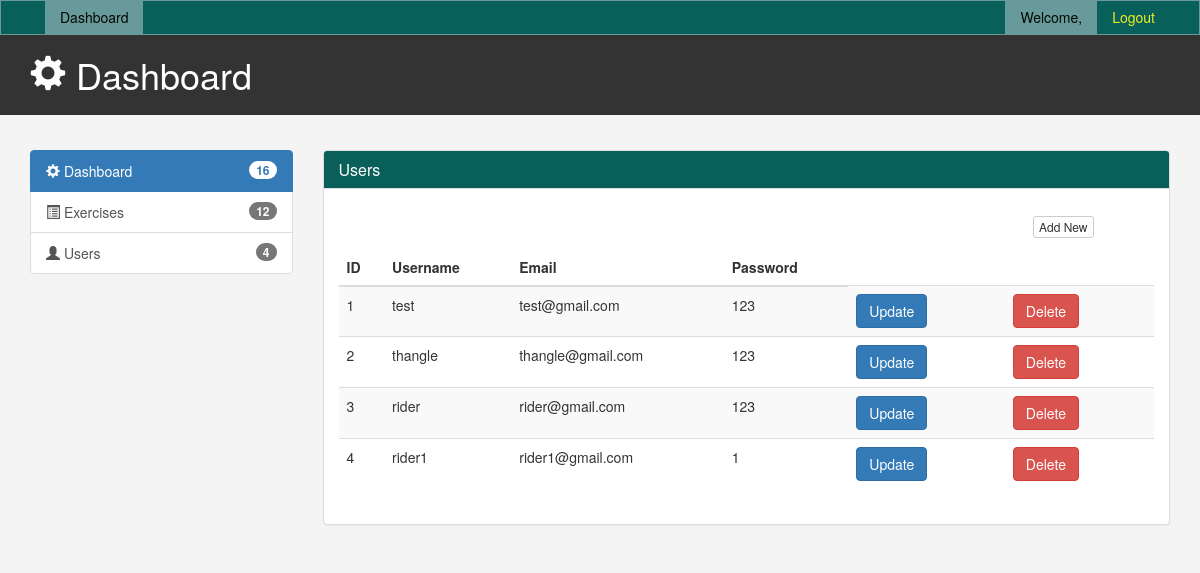
Page /cms/users.php on the committed database.
### tables this page shows
CREATE TABLE `user_form` (
  `id` int(100) NOT NULL,
  `username` varchar(100) NOT NULL,
  `email` varchar(100) NOT NULL,
  `password` varchar(100) NOT NULL,
  `image` varchar(100) NOT NULL
);

### cms/users.php (the view, shortened to what this page needs)
<?php
include '../config.php';
include('inc/header.php');
$sql = "SELECT * FROM user_form";
$all_user = $conn->query($sql);
?>
<link href="./css/cms.css" rel="stylesheet" type="text/css">
</head>
<body>
<?php
include "menus.php";
?>
<header id="header">
	<div class="container">
		<div class="row">
			<div class="col-md-10">
				<h1><span class="glyphicon glyphicon-cog" aria-hidden="true"></span> Dashboard</h1>
			</div>
			<br>
		</div>
	</div>
</header>
<br>
<section id="main">
	<div class="container">
		<div class="row">
			<?php include "left_menus.php"; ?>
			<div class="col-md-9">
				<div class="panel panel-default">
					<div class="panel-heading"style="background-color:  #095f59;">
						<h3 class="panel-title" style="color: white;">Users</h3>
					</div>
					<div class="panel-body">
						<div class="panel-heading">
							<div class="row">
								<div class="col-md-10">
								</div>
								<div class="col-md-2">
									<a href="add_user.php" class="btn btn-default btn-xs">Add New</a>
								</div>
							</div>
						</div>
						<table class="table table-striped">
							<thead>
								<tr>
									<th>ID</th>
									<th>Username</th>
									<th>Email</th>
									<th>Password</th>
								</tr>
							</thead>
							<tbody>
								<?php
									while ($row = mysqli_fetch_assoc($all_user)){
								?>
									<?php
										echo "
											<tr>
												<td><div id='id'>".$row['id']."</div></td>
												<td><div id='username'>".$row['username']."</div></td>
												<td><div id='email'>".$row['email']."</div></td>
												<td><div id='password'>".$row['password']."</div></td>
												<td><button class='btn btn-primary'><a href='update_user.php?update=".$row['id']."' style='color:white; text-decoration:none;'>Update</a></button><td>
												<td><button class='btn btn-danger'><a href='delete_user.php?delete=".$row['id']."' style='color:white; text-decoration:none;'>Delete</a><td>
											</tr>
										";
									?>
								<?php
										}
								?>
							</tbody>
						</table>
					</div>
				</div>
			</div>
		</div>
	</div>
</section>
</body>
 <?php include('inc/footer.php');?>

### cms/css/cms.css (style rules this page uses)
body { background: #f4f4f4; }
#header { background: #333333; color: #ffffff; padding-bottom: 10px; margin-bottom: 15px; }

### rows in the picture
user_form: id "1", username "test", email "test@gmail.com", password "123"
user_form: id "2", username "thangle", email "thangle@gmail.com", password "123"
user_form: id "3", username "rider", email "rider@gmail.com", password "123"
user_form: id "4", username "rider1", email "rider1@gmail.com", password "1"

### other values in the picture
$num_ex + $num_user "16"
$num_ex "12"
$num_user "4"
